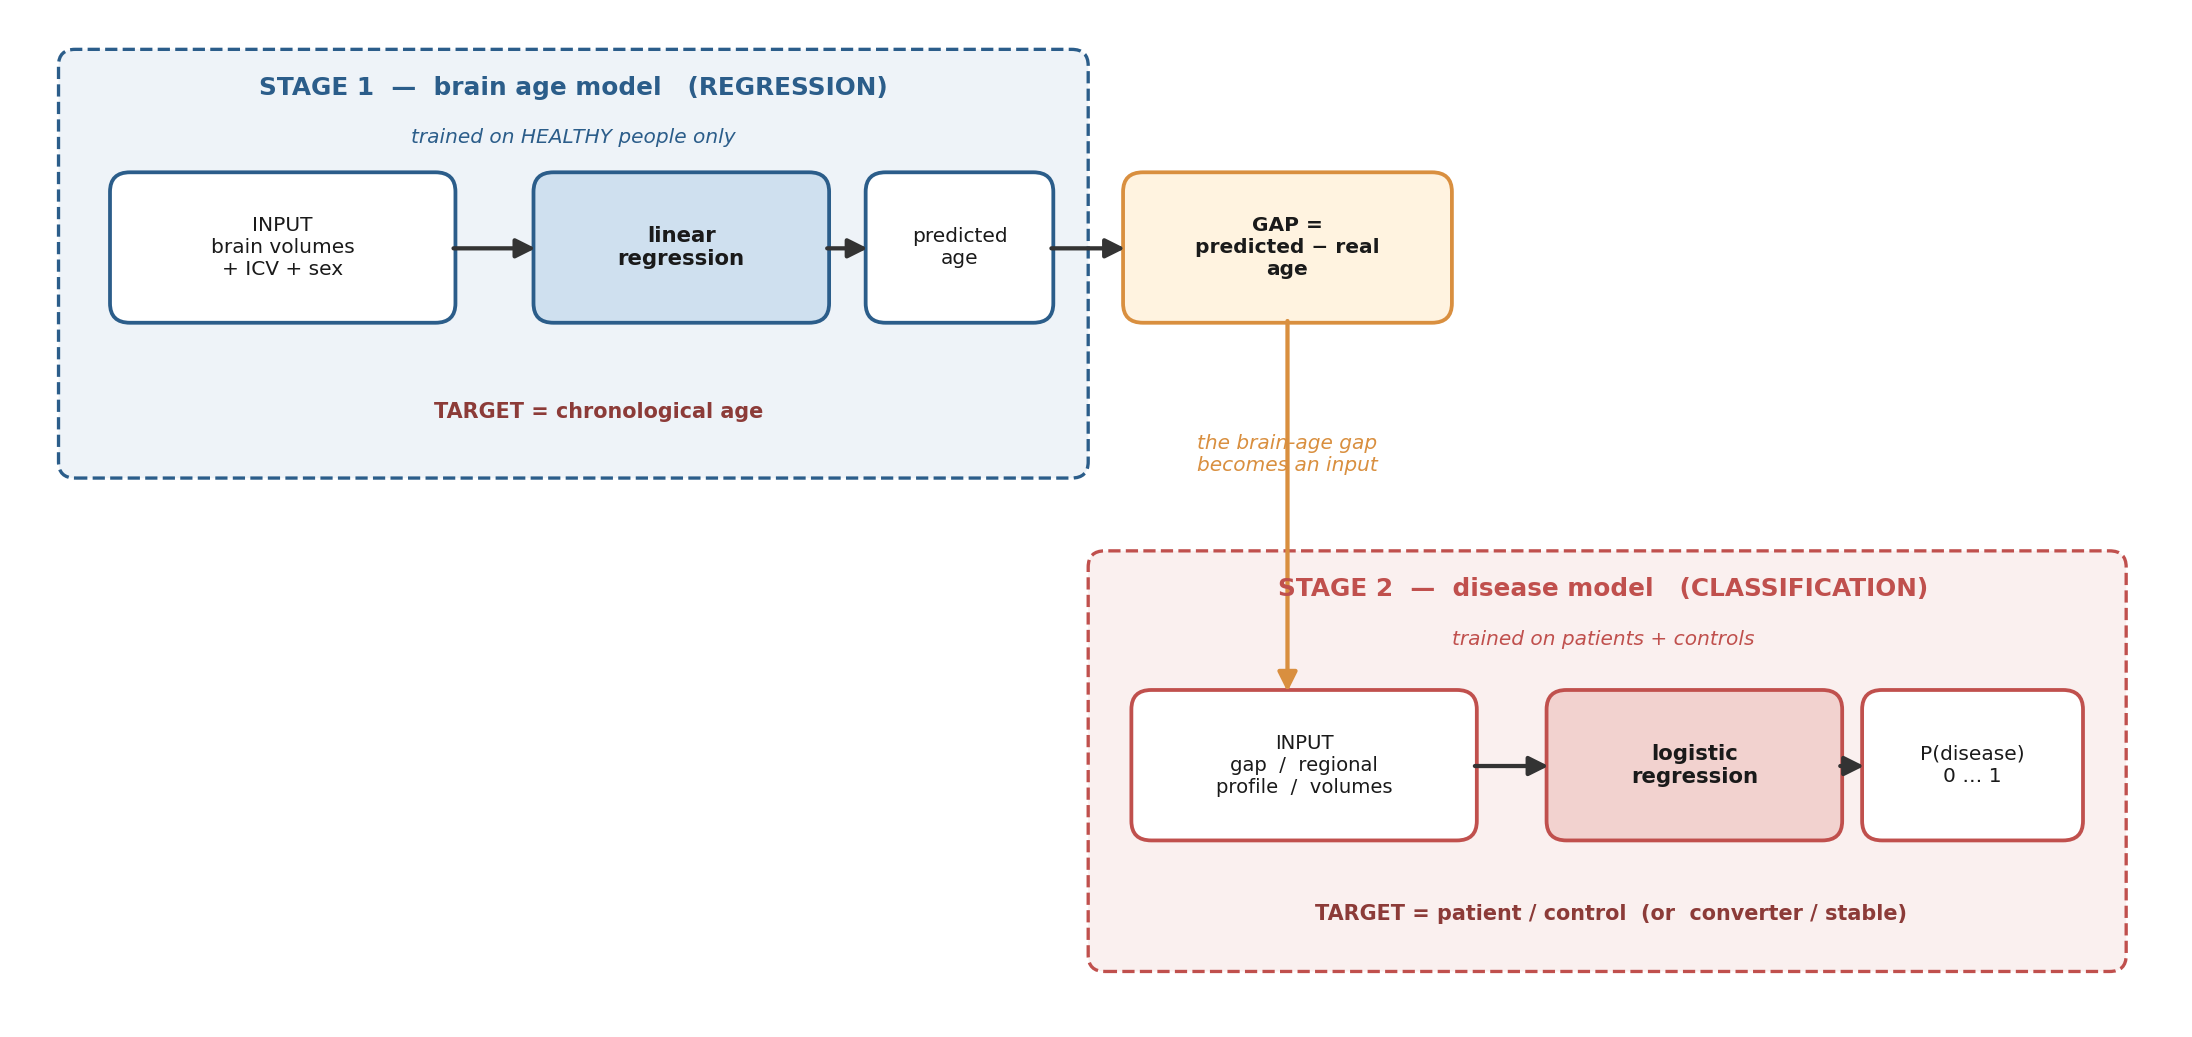

Write the Python code that produced this figure.
#!/usr/bin/env python
# -*- coding: utf-8 -*-
"""Figure 6: the two-stage pipeline (what the model actually does)."""

import matplotlib
matplotlib.use("Agg")
import matplotlib.pyplot as plt
from matplotlib.patches import FancyBboxPatch, FancyArrowPatch

OUT = r"C:\Users\Sibetalaee\Desktop\PhD\Brain Age Estimation\pilot"

fig, ax = plt.subplots(figsize=(13, 6.2))
ax.set_xlim(0, 13)
ax.set_ylim(0, 6.2)
ax.axis("off")


def box(x, y, w, h, text, fc, ec, fs=9.5, bold=False):
    ax.add_patch(FancyBboxPatch((x, y), w, h,
                                boxstyle="round,pad=0.04,rounding_size=0.12",
                                fc=fc, ec=ec, lw=1.6))
    ax.text(x + w / 2, y + h / 2, text, ha="center", va="center",
            fontsize=fs, fontweight="bold" if bold else "normal", color="#1a1a1a")


def arrow(x1, y1, x2, y2, txt="", col="#333"):
    ax.add_patch(FancyArrowPatch((x1, y1), (x2, y2),
                                 arrowstyle="-|>", mutation_scale=17,
                                 lw=1.8, color=col))
    if txt:
        ax.text((x1 + x2) / 2, (y1 + y2) / 2 + 0.22, txt, ha="center",
                fontsize=8.5, color=col, style="italic")


# ---- STAGE 1 banner
ax.add_patch(FancyBboxPatch((0.3, 3.4), 6.1, 2.55,
             boxstyle="round,pad=0.05,rounding_size=0.1",
             fc="#eef3f8", ec="#2b5d8a", lw=1.4, ls="--"))
ax.text(3.35, 5.72, "STAGE 1  —  brain age model   (REGRESSION)",
        ha="center", fontsize=10.5, fontweight="bold", color="#2b5d8a")
ax.text(3.35, 5.42, "trained on HEALTHY people only", ha="center",
        fontsize=8.5, color="#2b5d8a", style="italic")

box(0.6, 4.35, 2.0, 0.85,
    "INPUT\nbrain volumes\n+ ICV + sex", "#ffffff", "#2b5d8a", 8.5)
box(3.15, 4.35, 1.7, 0.85, "linear\nregression", "#cfe0ef", "#2b5d8a", 9, True)
box(5.15, 4.35, 1.05, 0.85, "predicted\nage", "#ffffff", "#2b5d8a", 8.5)
arrow(2.6, 4.77, 3.15, 4.77)
arrow(4.85, 4.77, 5.15, 4.77)
ax.text(3.5, 3.72, "TARGET = chronological age", ha="center",
        fontsize=8.8, color="#8c3b38", fontweight="bold")

# ---- gap computation
box(6.7, 4.35, 1.9, 0.85, "GAP =\npredicted − real\nage", "#fff3e0", "#d98f3f", 8.5, True)
arrow(6.2, 4.77, 6.7, 4.77)

# ---- STAGE 2 banner
ax.add_patch(FancyBboxPatch((6.5, 0.35), 6.15, 2.5,
             boxstyle="round,pad=0.05,rounding_size=0.1",
             fc="#faf0ef", ec="#c0504d", lw=1.4, ls="--"))
ax.text(9.55, 2.62, "STAGE 2  —  disease model   (CLASSIFICATION)",
        ha="center", fontsize=10.5, fontweight="bold", color="#c0504d")
ax.text(9.55, 2.32, "trained on patients + controls", ha="center",
        fontsize=8.5, color="#c0504d", style="italic")

box(6.75, 1.15, 2.0, 0.85,
    "INPUT\ngap  /  regional\nprofile  /  volumes", "#ffffff", "#c0504d", 8.3)
box(9.25, 1.15, 1.7, 0.85, "logistic\nregression", "#f2d2cf", "#c0504d", 9, True)
box(11.15, 1.15, 1.25, 0.85, "P(disease)\n0 … 1", "#ffffff", "#c0504d", 8.5)
arrow(8.75, 1.57, 9.25, 1.57)
arrow(10.95, 1.57, 11.15, 1.57)
ax.text(9.6, 0.62, "TARGET = patient / control  (or  converter / stable)",
        ha="center", fontsize=8.8, color="#8c3b38", fontweight="bold")

# gap feeds stage 2
arrow(7.65, 4.35, 7.65, 2.0, "the brain-age gap\nbecomes an input", "#d98f3f")

plt.tight_layout()
plt.savefig(f"{OUT}/fig6_architecture.png", dpi=170, bbox_inches="tight")
print("fig6 saved")
